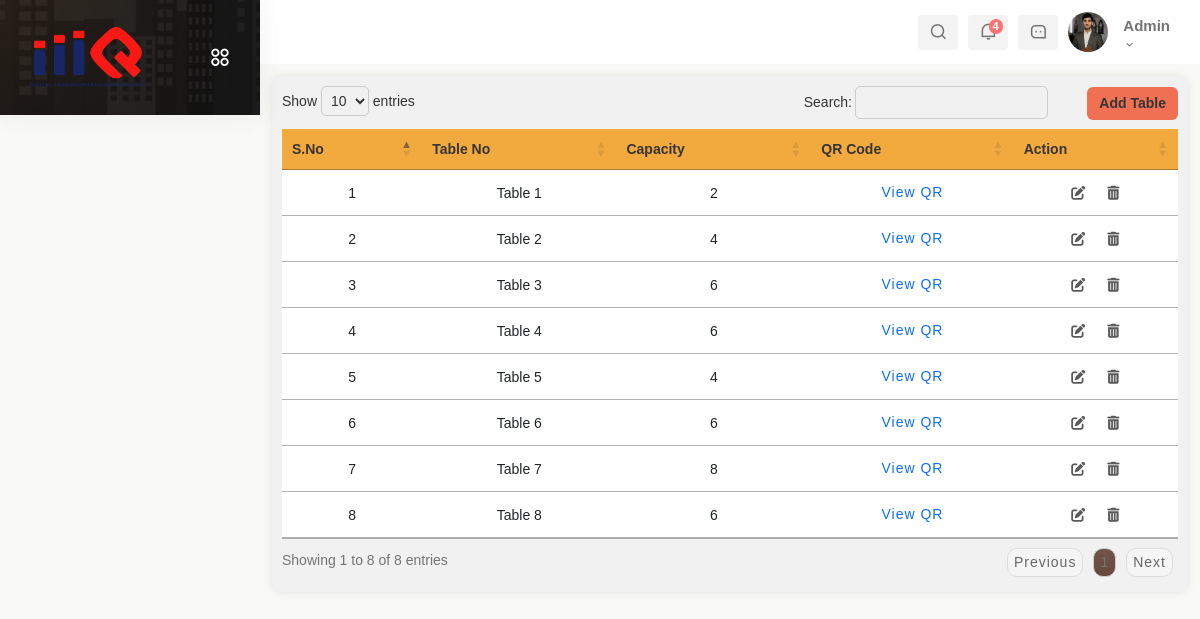
/add_table (signed in), run on the app's committed database.
### app1/models.py (models this page shows, shortened)
class Admin(models.Model):
    username = models.CharField(max_length=100)
    password = models.CharField(max_length=100)
    phone_number = models.BigIntegerField()
    email = models.EmailField()
    is_active = models.BooleanField(default=True)

### app2/models.py (models this page shows, shortened)
class Table_list(models.Model):
    table_no = models.CharField(max_length=150)
    capacity = models.BigIntegerField()
    available = models.BooleanField(default=True)
    image = models.ImageField(upload_to='Table_list/', blank=True, null=True)
    status = models.CharField(max_length=50, choices=[('Available', 'Available'), ('Occupied', 'Occupied')], default='Available')
    occupied_order_no = models.CharField(max_length=40, null=True , blank=True)
    qr_code = models.ImageField(upload_to='qr_codes/', blank=True, null=True)
    created_at = models.DateTimeField()
    updated_at = models.DateTimeField(auto_now=True)

### app1/views.py (the view, shortened to what this page needs)
# urls.py: path('add_table', add_table, name='add_table'),
def add_table(request):
    user_obj, user_type = get_logged_in_user(request)
    if not user_obj:
        return redirect('signin')
    data = user_obj
    tables = Table_list.objects.all()
    return render(request, 'Staff/add_table.html', {'data': data, 'tables': tables})

### app1/views.py (called while the page is built)
def get_logged_in_user(request):
    user_id = request.session.get('user_id')
    user_type = request.session.get('user_type')
    if not user_id or not user_type:
        return None, None
    try:
        if user_type == 'admin':
            return Admin.objects.get(id=user_id), 'admin'
        if user_type == 'staff':
            return Staff.objects.get(id=user_id), 'staff'
    except (Admin.DoesNotExist, Staff.DoesNotExist):
        return None, None
    return None, None

### templates/Staff/add_table.html (shortened to what this page needs)
{% extends "Staff/base.html" %}
{% load static %}
{% block content %}
<!DOCTYPE html>
<html lang="en">
<head>
    <link rel="stylesheet" href="{% static 'super_admin/css/index.css' %}">
    <link rel="stylesheet" href="{% static 'messages.css' %}">
</head>
<body>
    <div class="container-fluid table-container display responsive wrap fade-in">
        <div class="d-flex align-items-center position-relative">
            <button type="button" class="btn btn-add"  data-bs-toggle="modal" data-bs-target="#AdminModal">
                Add Table
            </button>
        </div>
        <div class="table-responsive">
            <table class="table" id="form-data-table">
                <thead>
                    <tr>
                        <th scope="col">S.No</th>
                        <th scope="col">Table No</th>
                        <th scope="col">Capacity</th>
                        <th scope="col">QR Code</th>
                        <th scope="col">Action</th>
                    </tr>
                </thead>
                <tbody>
                    {% for i in tables %}
                        <tr>
                            <td>{{ forloop.counter }}</td>
                            <td>{{ i.table_no }}</td>
                            <td>{{ i.capacity }}</td>
                            <td>
                                <a href="{% url 'view_qr_code' i.id %}" class="btn btn-link btn-sm" target="_blank" style="text-decoration: none;">
                                    View QR
                                </a>
                            </td>
                            <td>
                                <a href="#" class="btn-edit" data-bs-toggle="modal" data-bs-target="#edit_AdminModal-{{ i.id }}">
                                    <i class="fas fa-edit"></i>
                                </a>
                                <a href="#" class="btn-delete ms-3" data-href="{% url 'delete_table' i.id %}">
                                    <i class="fas fa-trash-alt"></i>
                                </a>
                            </td>
                        </tr>
                    {% endfor %}
                </tbody>
            </table>
        </div>
    </div>
</body>
</html>
{% endblock content %}

### templates/Staff/base.html (shortened to what this page needs)
{% load static %}
<!DOCTYPE html>
<html lang="en">
<head>
    <link href='https://unpkg.com/boxicons@2.1.4/css/boxicons.min.css' rel='stylesheet'>
    <link rel="stylesheet" href="https://cdnjs.cloudflare.com/ajax/libs/font-awesome/6.0.0/css/all.min.css">
    <link href="https://cdn.jsdelivr.net/npm/bootstrap@5.3.0/dist/css/bootstrap.min.css" rel="stylesheet">
    <link rel="stylesheet" type="text/css" href="https://cdn.datatables.net/1.11.5/css/jquery.dataTables.min.css">
    <link href="https://cdn.jsdelivr.net/npm/remixicon/fonts/remixicon.css" rel="stylesheet">
    <link rel="stylesheet" href="https://unpkg.com/swiper/swiper-bundle.min.css">
    <link rel="stylesheet" href="https://cdn.jsdelivr.net/npm/bootstrap@5.3.0-alpha3/dist/css/bootstrap.min.css">
    <link rel="stylesheet" href="https://cdnjs.cloudflare.com/ajax/libs/font-awesome/6.0.0-beta3/css/all.min.css">
    <link href="https://cdn.jsdelivr.net/npm/remixicon/fonts/remixicon.css" rel="stylesheet">
    <link href="https://cdn.jsdelivr.net/npm/bootstrap@5.3.0/dist/css/bootstrap.min.css" rel="stylesheet">
    <link rel="stylesheet" href="{% static 'app1/css/homepage3.css' %}">
</head>
<body>
    <section id="sidebar" class="toggle_hide">
        <div class="logo-wrapper logo-wrapper-center">
            <a href="#" data-bs-original-title="" title="">
                <img class="img-fluid for-white" src="{% static 'images/c-logo.png' %}" alt="logo">
            </a>
            <div class="toggle-sidebar">
                <i class="ri-apps-2-line status_toggle middle sidebar-toggle"></i>
            </div>
        </div>
    </section>
    <section id="content">
        <nav>
            <div class="nav-right col-xl-6 col-5 pull-right right-header p-0">
                <ul class="nav-menus">
                    <li class="search-icon">
                        <span class="header-search">
                            <i class="ri-search-line"></i>
                        </span>
                    </li>
                    <li class="onhover-dropdown">
                        <div class="notification-box">
                            <i class="ri-notification-line"></i>
                            <span class="badge rounded-pill badge-theme">4</span>
                        </div>
                    </li>
                    <li class="onhover-dropdown">
                        <div class="messages-box">
                            <i class="ri-message-3-line"></i>
                        </div>
                    </li>
                    <li class="profile-nav onhover-dropdown pe-0 me-0">
                        <div class="media profile-media">
                            <img class="user-profile rounded-circle" src="{% static 'images/1.jpg' %}" alt="">
                            <div class="media-body">
                                <span>{{data.username}}</span>
                                <p class="mb-0 font-roboto">{{data.role}}<i class="middle ri-arrow-down-s-line"></i></p>
                            </div>
                        </div>
                    </li>
                </ul>
            </div>
        </nav>
        <main>
            {% block content %}
            {% endblock %}
        </main>
    </section>
</body>
</html>

### static/app1/css/homepage3.css (style rules this page uses)
body { font-size: 14px; overflow-x: hidden; font-family: "Poppins", sans-serif; color: #747474; background-color: #f9f9f6; }
a { cursor: pointer; text-decoration: none; }
:root { --grey: #F1F0F6; --dark-grey: #8D8D8D; --light: #fff; --dark: #000; --green: #81D43A; --light-green: #E3FFCB; --blue: #1775F1; --light-blue: #D0E4FF; --dark-blue: #0C5FCD; --red: #FC3B56; --theme-color: #F2A93E; --theme-color2: #F07054; }
li { list-style: none; }
#sidebar { position: fixed; top: 0; line-height: inherit; background-color: #202020; max-width: 260px; height: auto; text-align: left; width: 100%; transition: all 0.3s ease; z-index: 12; box-shadow: 0 0 21px 0 rgba(89, 102, 122, 0.1); background-image: url(sidebanner.png); background-position: bottom; background-size: cover; background-repeat: no-repeat; overflow: hidden; transition: width 0.3s ease-in-out; }
.logo-wrapper .toggle-sidebar { position: absolute; right: 20px; top: 50%; transform: translateY(-50%); cursor: pointer; display: flex; -webkit-box-align: center; align-items: center; -webkit-box-pack: center; justify-content: center; width: 40px; height: 40px; z-index: 10; }
.logo-wrapper .toggle-sidebar i { font-size: 22px; color: #fff; -webkit-transition: all 0.6s ease-in-out; transition: all 0.6s ease-in-out; }
.logo-wrapper .toggle-sidebar:before { content: ""; position: absolute; width: 40px; height: 40px; background-color: rgba(242, 169, 62, 0.1); border-radius: 100%; left: -11px; z-index: -2; top: -8px; -webkit-transform: scale(0); transform: scale(0); -webkit-transition: all 0.3s ease; transition: all 0.3s ease; }
#content { position: relative; width: calc(100% - 260px); left: 260px; transition: all .3s ease; }
nav { background: var(--light); height: 64px; padding: 20px 30px; display: flex; align-items: center; gap: 28px; position: sticky; top: 0; left: 0; z-index: 10; }
main { width: 100%; padding: 12px; }
.logo-wrapper { position: relative; }
.logo-wrapper, .logo-icon-wrapper { padding: 27px 30px; }
.logo-wrapper a, .logo-icon-wrapper a { display: block; }
.logo-wrapper a img, .logo-icon-wrapper a img { width: 58%; }
ul { padding-left: 0px; list-style-type: none; margin-bottom: 0; }
span { display: inline-block; }
.nav-right { margin-left: auto; }
.nav-right>ul { display: flex; align-items: center; justify-content: flex-end; margin-bottom: 0; padding: 0; list-style: none; }
.nav-right > ul > li { margin-right: 10px; font-size: 18px; display: inline-flex; align-items: center; justify-content: center; height: 35px; width: 40px; border-radius: 4px; background-color: rgba(137, 137, 137, 0.1); justify-content: center; align-items: center; }
.header-search, .onhover-dropdown { cursor: pointer; display: block; position: relative; }
.notification-box { position: relative; }
.notification-box svg, .notification-box .ri-notification-line { -webkit-animation: bell 1s ease-out; animation: bell 1s ease-out; -webkit-transform-origin: center top; transform-origin: center top; }
.nav-right>ul>li .badge { position: absolute; right: -5px; padding: 2px 4px; font-size: 11px; font-weight: 700; font-family: "Poppins", sans-serif; background-color: #ff7272; }
.nav-right>ul>li:last-child { height: unset; width: unset; background-color: transparent; }
.pull-right { float: right; }
.btn { display: flex; align-items: center; justify-content: center; padding: calc(7px +(10 - 7)*((100vw - 320px) /(1920 - 320))) calc(14px +(32 - 14)*((100vw - 320px) /(1920 - 320))); font-weight: 500; transition: all 0.3s ease; border: none; font-size: 14px; white-space: nowrap; position: relative; z-index: 0; }
p { font-size: 14px; line-height: 1.7; }
.media { display: flex; align-items: flex-start; }
.profile-media .user-profile { width: 40px; height: 40px; object-fit: cover; }
.profile-media .media-body { margin-left: 15px; }
.media .media-body { flex: 1; }
.media-body span { font-weight: 600; font-size: 15px; color: inherit; }
.media-body p { font-size: 12px; line-height: 1; color: #747474; }
* a { color: var(--theme-color); text-decoration: none; letter-spacing: 1px; }
:root { --theme-color: #F2A93E; }

### data on the page
Admin: username "Admin"
Table_list: table_no "Table 1", capacity "2"
Table_list: table_no "Table 2", capacity "4"
Table_list: table_no "Table 3", capacity "6"
Table_list: table_no "Table 4", capacity "6"
Table_list: table_no "Table 5", capacity "4"
Table_list: table_no "Table 6", capacity "6"
Table_list: table_no "Table 7", capacity "8"
Table_list: table_no "Table 8", capacity "6"
